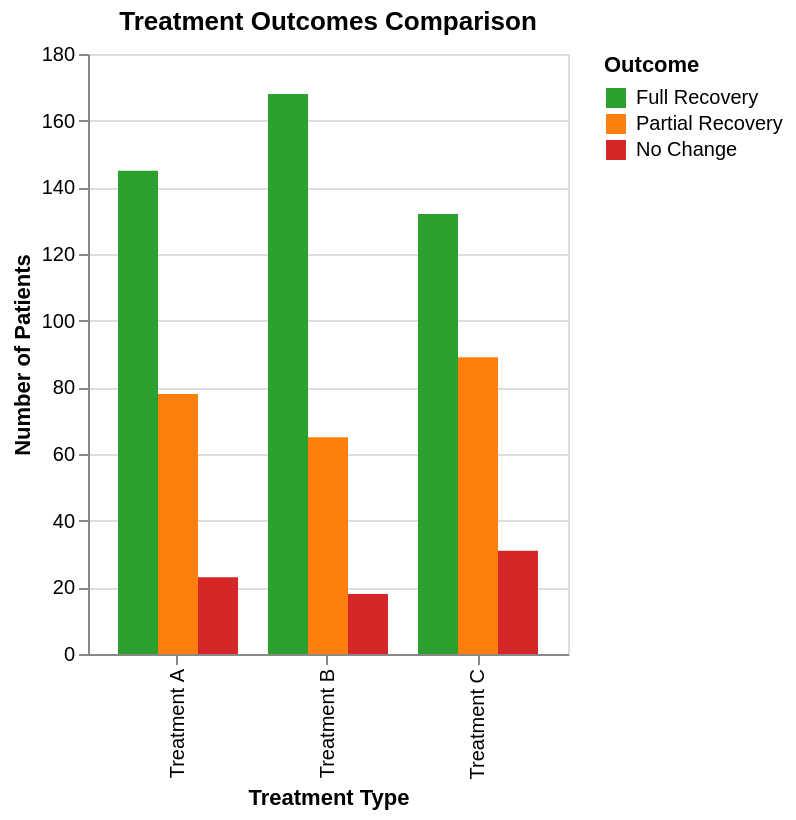

This figure's Vega-Lite source:
### Vega-Lite specification from a JSON file in a GitHub repository (floating-point values rounded to 4 significant figures)
{"$schema": "https://vega.github.io/schema/vega-lite/v5.json", "description": "Treatment outcome comparison", "data": {"values": [{"treatment": "Treatment A", "outcome": "Full Recovery", "patients": 145}, {"treatment": "Treatment A", "outcome": "Partial Recovery", "patients": 78}, {"treatment": "Treatment A", "outcome": "No Change", "patients": 23}, {"treatment": "Treatment B", "outcome": "Full Recovery", "patients": 168}, {"treatment": "Treatment B", "outcome": "Partial Recovery", "patients": 65}, {"treatment": "Treatment B", "outcome": "No Change", "patients": 18}, {"treatment": "Treatment C", "outcome": "Full Recovery", "patients": 132}, {"treatment": "Treatment C", "outcome": "Partial Recovery", "patients": 89}, {"treatment": "Treatment C", "outcome": "No Change", "patients": 31}]}, "mark": "bar", "encoding": {"x": {"field": "treatment", "type": "nominal", "axis": {"title": "Treatment Type"}}, "y": {"field": "patients", "type": "quantitative", "axis": {"title": "Number of Patients"}}, "color": {"field": "outcome", "type": "nominal", "scale": {"domain": ["Full Recovery", "Partial Recovery", "No Change"], "range": ["#2ca02c", "#ff7f0e", "#d62728"]}, "legend": {"title": "Outcome"}}, "xOffset": {"field": "outcome"}}, "title": "Treatment Outcomes Comparison"}
